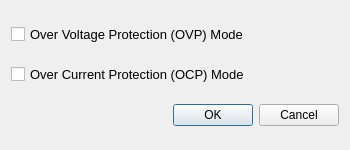
<?xml version="1.0" encoding="UTF-8"?>
<ui version="4.0">
 <class>Dialog</class>
 <widget class="QDialog" name="Dialog">
  <property name="geometry">
   <rect>
    <x>0</x>
    <y>0</y>
    <width>350</width>
    <height>150</height>
   </rect>
  </property>
  <property name="minimumSize">
   <size>
    <width>350</width>
    <height>150</height>
   </size>
  </property>
  <property name="maximumSize">
   <size>
    <width>350</width>
    <height>150</height>
   </size>
  </property>
  <property name="windowTitle">
   <string>Dialog</string>
  </property>
  <layout class="QVBoxLayout" name="verticalLayout">
   <item>
    <widget class="QCheckBox" name="ovpCheckBox">
     <property name="font">
      <font>
       <pointsize>10</pointsize>
      </font>
     </property>
     <property name="text">
      <string>Over Voltage Protection (OVP) Mode</string>
     </property>
    </widget>
   </item>
   <item>
    <widget class="QCheckBox" name="ocpCheckBox">
     <property name="font">
      <font>
       <pointsize>10</pointsize>
      </font>
     </property>
     <property name="text">
      <string>Over Current Protection (OCP) Mode</string>
     </property>
     <property name="checked">
      <bool>false</bool>
     </property>
    </widget>
   </item>
   <item>
    <widget class="QDialogButtonBox" name="advsetButtonBox">
     <property name="orientation">
      <enum>Qt::Horizontal</enum>
     </property>
     <property name="standardButtons">
      <set>QDialogButtonBox::Cancel|QDialogButtonBox::Ok</set>
     </property>
    </widget>
   </item>
  </layout>
 </widget>
 <resources/>
 <connections>
  <connection>
   <sender>advsetButtonBox</sender>
   <signal>accepted()</signal>
   <receiver>Dialog</receiver>
   <slot>accept()</slot>
   <hints>
    <hint type="sourcelabel">
     <x>248</x>
     <y>254</y>
    </hint>
    <hint type="destinationlabel">
     <x>157</x>
     <y>274</y>
    </hint>
   </hints>
  </connection>
  <connection>
   <sender>advsetButtonBox</sender>
   <signal>rejected()</signal>
   <receiver>Dialog</receiver>
   <slot>reject()</slot>
   <hints>
    <hint type="sourcelabel">
     <x>316</x>
     <y>260</y>
    </hint>
    <hint type="destinationlabel">
     <x>286</x>
     <y>274</y>
    </hint>
   </hints>
  </connection>
 </connections>
</ui>
